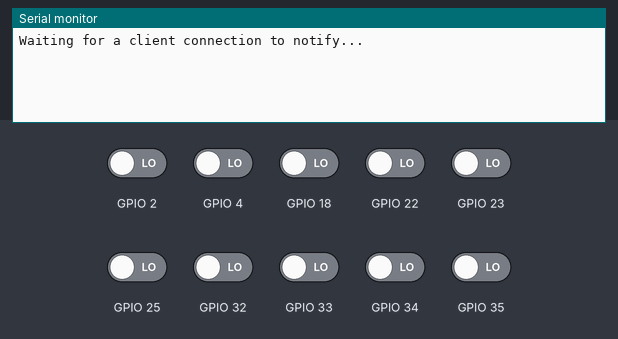
The sketch below on a simulated ESP32. On the bench: the last lines printed to the serial monitor. The inputs (shaded band) are chosen by the test bench; at power-on: GPIO 2, GPIO 4, GPIO 18, GPIO 22, GPIO 23, GPIO 25, GPIO 32–35 LOW. Nothing arrives over Bluetooth unless stated; a phone connects over Bluetooth LE 3 s after start.

Above: at 1.2 s.
1.3 s: GPIO 2 driven HIGH
At 1.9 s:
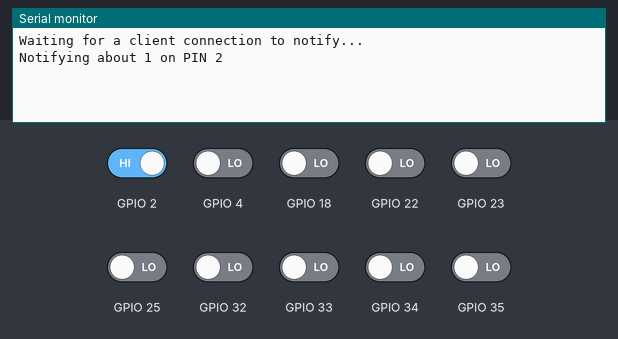
4.3 s: GPIO 4 driven HIGH
At 5.4 s:
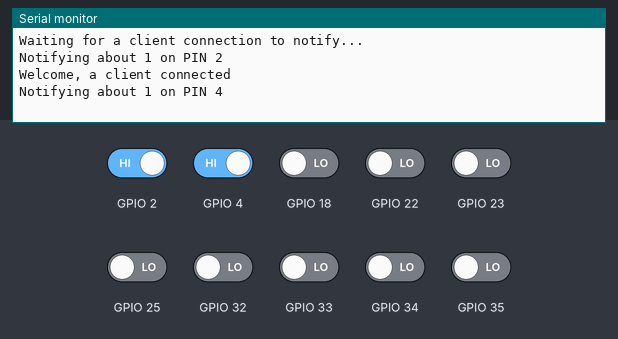
5.8 s: GPIO 18 driven HIGH
At 6.5 s:
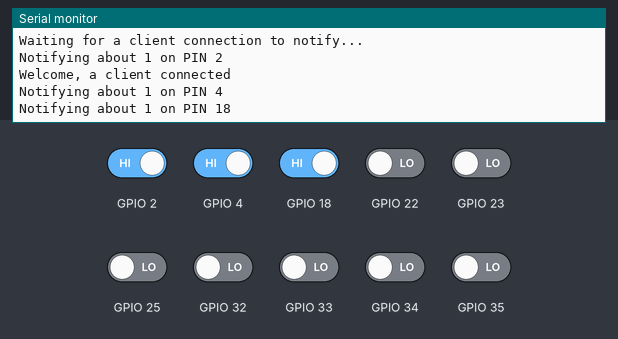
7.3 s: GPIO 22 driven HIGH
At 7.6 s:
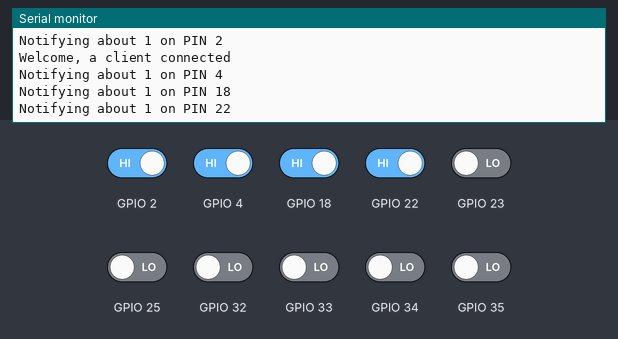
8.8 s: GPIO 23 driven HIGH
At 10.0 s:
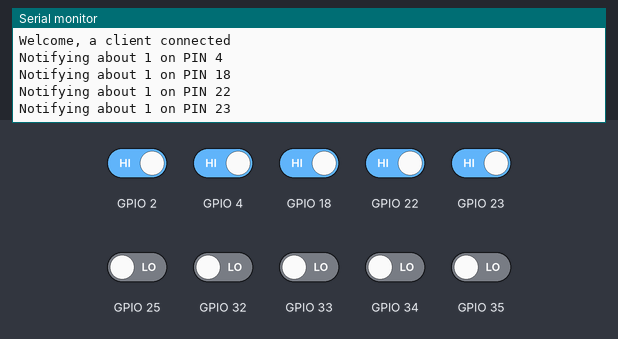
10.3 s: GPIO 25 driven HIGH
At 11.1 s:
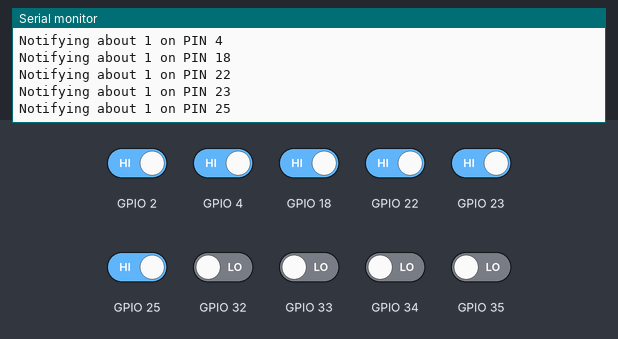
Timing chart, 0 to 12.8 s (numbered marks = the images above; inputs shaded):
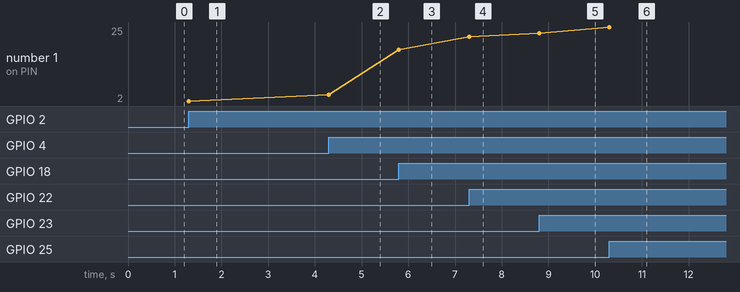

Measured:
- after the input at 1.3 s, the serial monitor: prints a new line at once (image 1)
- after the input at 4.3 s, the serial monitor: prints a new line at once (image 2)
- after the input at 5.8 s, the serial monitor: prints a new line at once (image 3)
- after the input at 7.3 s, the serial monitor: prints a new line at once (image 4)
- after the input at 8.8 s, the serial monitor: prints a new line at once (image 5)
- after the input at 10.3 s, the serial monitor: prints a new line at once (image 6)
- plotted number 1: 2 → 4 after the input at 4.3 s, 4 → 18 after the input at 5.8 s, 18 → 22 after the input at 7.3 s, 22 → 23 after the input at 8.8 s, 23 → 25 after the input at 10.3 s

The sketch:

satellite.ino
```cpp
/*
This is the code of the Smart Home Remote satellite.

A satellite is a mobile (battery-powered) device that sends control signals to the "center" server.
The communication is via Bluetooth LE notifications.

This code runs on an ESP32 and sends out notifications when attached buttons are triggered.
*/
#include <BLEDevice.h>
#include <BLEServer.h>
#include <BLEUtils.h>
#include <BLE2902.h>
//#include <driver/gpio.h>

BLEServer* pServer = NULL;
BLECharacteristic* pCharacteristic = NULL;
bool deviceConnected = false;
bool oldDeviceConnected = false;

#define SERVICE_UUID        "6f7f1a1c-d24d-40ff-83e1-552994ed1465"
#define CHARACTERISTIC_UUID "99ca7635-879d-4b08-bca1-0a8ba1ff0d47"

class MyServerCallbacks: public BLEServerCallbacks {
    void onConnect(BLEServer* pServer) {
      deviceConnected = true;
      BLEDevice::startAdvertising();
    };

    void onDisconnect(BLEServer* pServer) {
      deviceConnected = false;
    }
};

struct button_t {
  button_t(int buttonPin): pin(buttonPin), lastState(0)
  {
  };
  int pin;
  //gpio_num_t pin;     // the number of the pushbutton pin
  uint8_t lastState; // the last known button state
};

// Labels are when viewing from top, with the esp32 chip on top.
// numbers starting from bottom:
button_t buttons[10] = {
  button_t(32), // left, 1
  button_t(25), // left, 2
  button_t(33), // left, 3
  button_t(35), // left, 4
  button_t(34), // left, 5
  button_t(2), // right, 1
  button_t(4), // right, 2
  button_t(18), // right, 3
  button_t(22), // right, 4
  button_t(23)  // right, 5
};

void setup() {
  Serial.begin(115200);
  for (size_t i = 0; i < sizeof(buttons) / sizeof(buttons[0]); ++i) {
    const button_t & button = buttons[i];
    pinMode(button.pin, INPUT);
    //gpio_pad_select_gpio(button.pin);
    //gpio_set_direction(button.pin, GPIO_MODE_INPUT);
  }
  // Create the BLE Device
  BLEDevice::init("ESP32");

  // Create the BLE Server
  pServer = BLEDevice::createServer();
  pServer->setCallbacks(new MyServerCallbacks());

  // Create the BLE Service
  BLEService *pService = pServer->createService(SERVICE_UUID);

  // Create a BLE Characteristic
  pCharacteristic = pService->createCharacteristic(
                      CHARACTERISTIC_UUID,
                      BLECharacteristic::PROPERTY_NOTIFY
                    );

  // https://www.bluetooth.com/specifications/gatt/viewer?attributeXmlFile=org.bluetooth.descriptor.gatt.client_characteristic_configuration.xml
  // Create a BLE Descriptor
  pCharacteristic->addDescriptor(new BLE2902());

  // Start the service
  pService->start();

  // Start advertising
  BLEAdvertising *pAdvertising = BLEDevice::getAdvertising();
  pAdvertising->addServiceUUID(SERVICE_UUID);
  pAdvertising->setScanResponse(false);
  pAdvertising->setMinPreferred(0x0);  // set value to 0x00 to not advertise this parameter
  BLEDevice::startAdvertising();
  Serial.println("Waiting for a client connection to notify...");
}

void loop() {
  for (size_t i = 0; i < sizeof(buttons) / sizeof(buttons[0]); ++i) {
    button_t & button = buttons[i];
    uint16_t newButtonState = static_cast<uint16_t>(digitalRead(button.pin));
    if (newButtonState != button.lastState) {
      button.lastState = newButtonState;
      Serial.print("Notifying about ");
      Serial.print(button.lastState);
      Serial.print(" on PIN ");
      Serial.println(button.pin);
      uint16_t value = button.lastState;
      value = value << 8;
      value |= button.pin;
      pCharacteristic->setValue(reinterpret_cast<uint8_t *>(&value), sizeof(uint16_t));
      pCharacteristic->notify();
      delay(6);
    }
  }
  // disconnecting
  if (!deviceConnected && oldDeviceConnected) {
      delay(500); // give the bluetooth stack the chance to get things ready
      pServer->startAdvertising(); // restart advertising
      Serial.println("Restarted advertising");
      oldDeviceConnected = deviceConnected;
  }
  // connecting
  if (deviceConnected && !oldDeviceConnected) {
      // do stuff here on connecting
      Serial.println("Welcome, a client connected");
      oldDeviceConnected = deviceConnected;
  }
//  delay(10); // sampling rate
}
```
